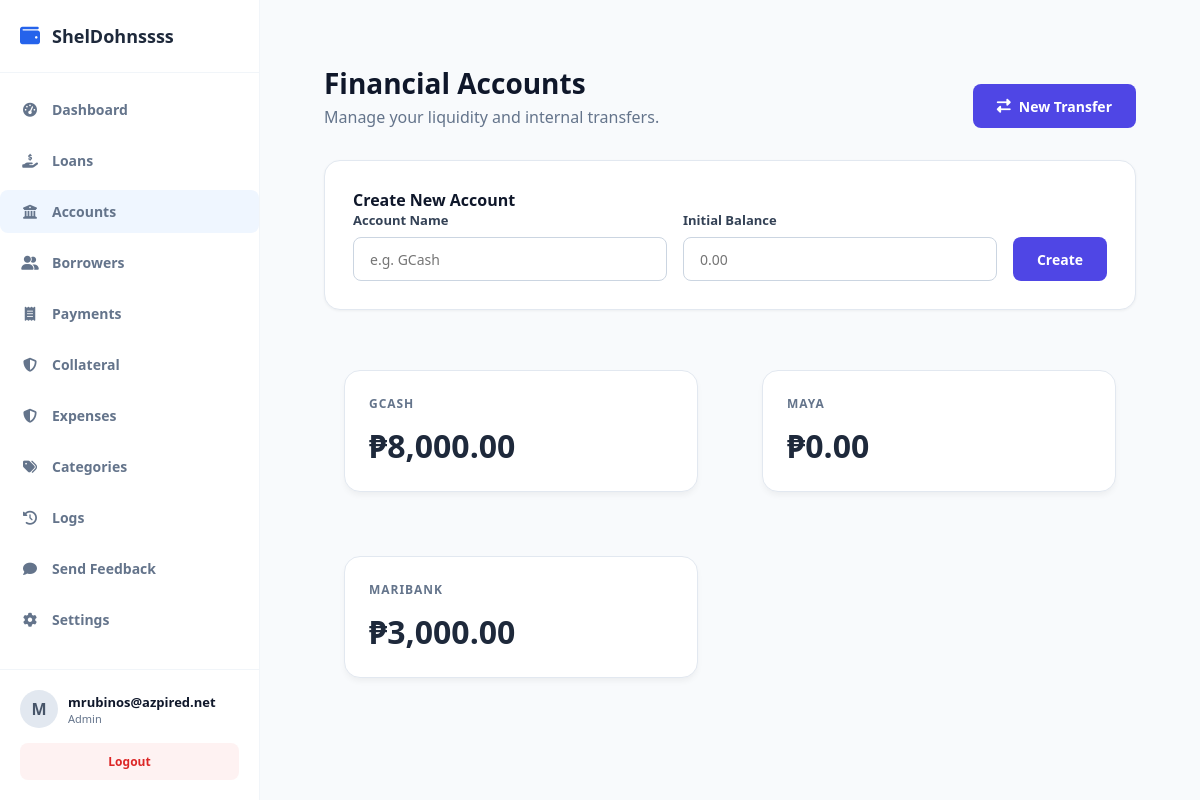
Before: /public/index.php?url=account/index (signed in) with the older database file.
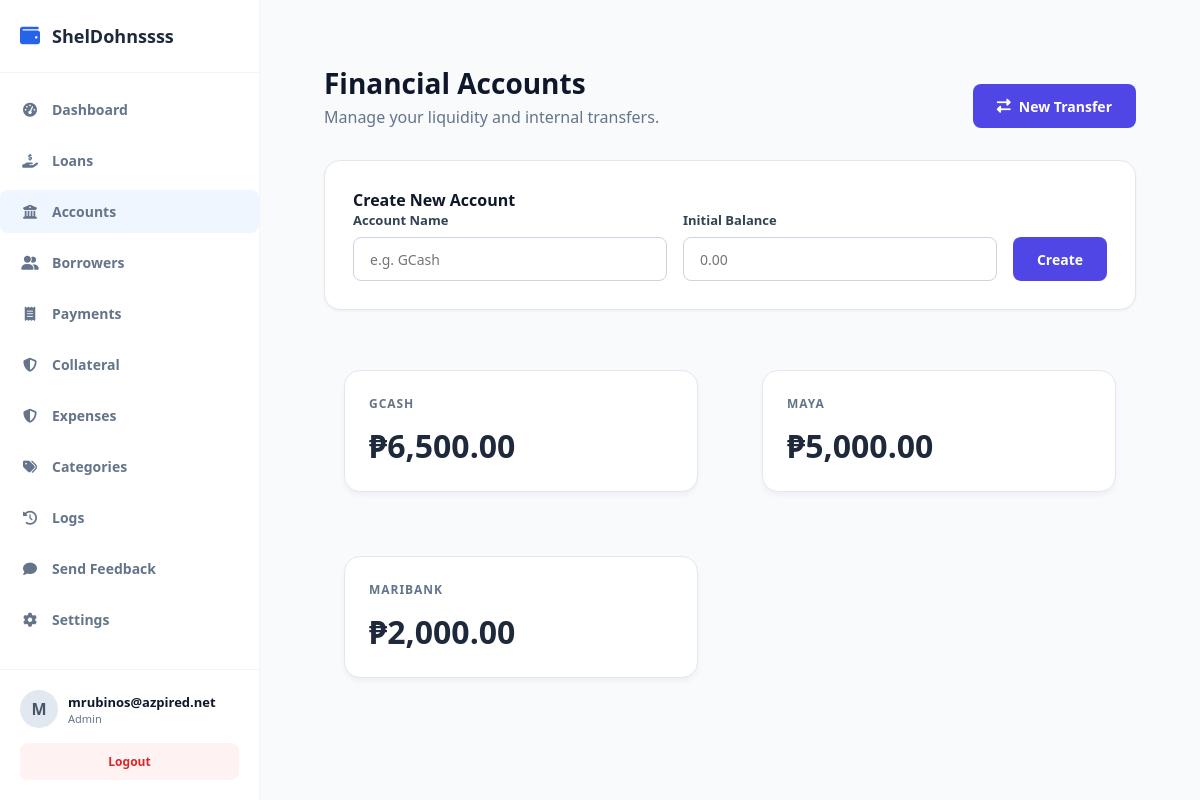
After: the same page with the newer database file.
### tables this page shows
CREATE TABLE `accounts` (
  `id` int(11) NOT NULL,
  `company_id` int(11) NOT NULL,
  `name` varchar(50) NOT NULL,
  `current_balance` decimal(15,2) DEFAULT 0.00
);

### app/controllers/AccountController.php (called while the page is built, shortened)
<?php
require_once __DIR__ . '/../models/Account.php';
class AccountController {
    public function index() {
        $accountModel = new Account();
        $accounts = $accountModel->getAll();
        require_once __DIR__ . '/../views/admin/accounts/index.php';
    }
}

### public/index.php (called while the page is built, shortened)
<?php
require_once __DIR__ . "/../app/core/Database.php";
require_once __DIR__ . "/../app/core/Model.php";
$init = new App();

### app/core/Database.php (called while the page is built)
<?php
class Database {
    private static $host = "localhost";
    private static $port = "3306";
    private static $db   = "loan_saas_db";
    private static $user = "root";
    private static $pass = "";
    public static function getConnection() {
        try {
            $conn = new PDO(
                "mysql:host=" . self::$host . ";port=" . self::$port . ";dbname=" . self::$db,
                self::$user,
                self::$pass
            );
            $conn->setAttribute(PDO::ATTR_ERRMODE, PDO::ERRMODE_EXCEPTION);
            $conn->setAttribute(PDO::ATTR_DEFAULT_FETCH_MODE, PDO::FETCH_ASSOC);
            return $conn;
        } catch (Exception $e) {
            die("Database connection failed: " . $e->getMessage());
        }
    }
}

### app/core/Model.php (called while the page is built, shortened)
<?php
require_once __DIR__ . "/Database.php";
class Model {
    public function __construct() {
        $this->conn = Database::getConnection();
    }
    protected function getTenantId() {
        return $_SESSION['user']['company_id'] ?? 1;
    }
}

### app/models/Account.php (called while the page is built, shortened)
<?php
require_once __DIR__ . '/../core/Model.php';
class Account extends Model {
      public function getAll() {
    $stmt = $this->conn->prepare("SELECT id, name, current_balance FROM accounts WHERE company_id = ?");
    $stmt->execute([$this->getTenantId()]);
    return $stmt->fetchAll(PDO::FETCH_ASSOC);
}
}

### app/views/admin/accounts/index.php (the view, shortened to what this page needs)
<?php
require_once dirname(__DIR__, 2) . '/layouts/header.php';
?>
<div class="account-header">
    <div>
        <h1>Financial Accounts</h1>
        <p style="color: #64748b;">Manage your liquidity and internal transfers.</p>
    </div>
<button type="button" class="btn-primary" onclick="toggleModal('transferModal')">
    <i class="fas fa-exchange-alt"></i> New Transfer
</button></div>
<div class="create-account-card">
    <h3 style="margin-top: 0; font-size: 16px;">Create New Account</h3>
    <form method="POST" action="/loansaas/public/index.php?url=account/storeAccount" class="inline-form">
        <div class="form-field">
            <label>Account Name</label>
            <input type="text" name="name" placeholder="e.g. GCash" class="form-input" required>
        </div>
        <div class="form-field">
            <label>Initial Balance</label>
            <input type="number" name="initial_balance" placeholder="0.00" class="form-input" step="0.01">
        </div>
        <button type="submit" class="btn-primary">Create</button>
    </form>
</div>
<div class="grid-container">
    <?php foreach ($accounts as $a): ?>
    <a href="/loansaas/public/index.php?url=account/details&id=<?= $a['id'] ?>" style="text-decoration: none;">
        <div class="card">
            <h4><?= htmlspecialchars($a['name']) ?></h4>
            <h2>₱<?= number_format($a['current_balance'], 2) ?></h2>
        </div>
    </a>
    <?php endforeach; ?>
</div>
<?php
require_once dirname(__DIR__, 2) . '/layouts/footer.php';
?>

Changed rows visible on the page:
changed accounts "GCASH": current_balance "8,000.00" → "6,500.00"
changed accounts "MAYA": current_balance "0.00" → "5,000.00"
changed accounts "MARIBANK": current_balance "3,000.00" → "2,000.00"
